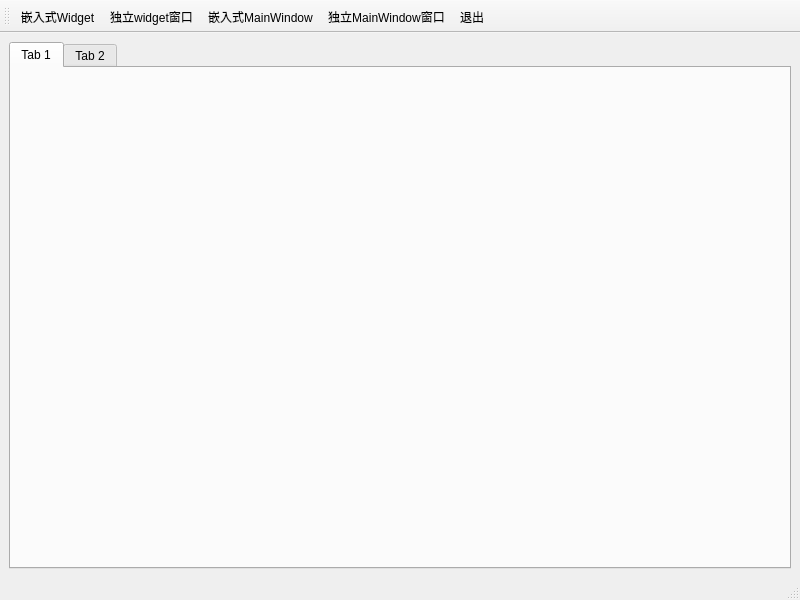
<?xml version="1.0" encoding="UTF-8"?>
<ui version="4.0">
 <class>MainWindow</class>
 <widget class="QMainWindow" name="MainWindow">
  <property name="geometry">
   <rect>
    <x>0</x>
    <y>0</y>
    <width>800</width>
    <height>600</height>
   </rect>
  </property>
  <property name="windowTitle">
   <string>MainWindow</string>
  </property>
  <widget class="QWidget" name="centralwidget">
   <layout class="QHBoxLayout" name="horizontalLayout">
    <item>
     <widget class="QTabWidget" name="tabWidget">
      <widget class="QWidget" name="tab">
       <attribute name="title">
        <string>Tab 1</string>
       </attribute>
      </widget>
      <widget class="QWidget" name="tab_2">
       <attribute name="title">
        <string>Tab 2</string>
       </attribute>
      </widget>
     </widget>
    </item>
   </layout>
  </widget>
  <widget class="QStatusBar" name="statusbar"/>
  <widget class="QToolBar" name="toolBar">
   <property name="windowTitle">
    <string>toolBar</string>
   </property>
   <attribute name="toolBarArea">
    <enum>TopToolBarArea</enum>
   </attribute>
   <attribute name="toolBarBreak">
    <bool>false</bool>
   </attribute>
   <addaction name="act_embedded_w"/>
   <addaction name="act_indepent_w"/>
   <addaction name="act_embedded_mw"/>
   <addaction name="act_indepent_mw"/>
   <addaction name="act_exit"/>
  </widget>
  <action name="act_embedded_w">
   <property name="text">
    <string>嵌入式Widget</string>
   </property>
   <property name="menuRole">
    <enum>QAction::NoRole</enum>
   </property>
  </action>
  <action name="act_indepent_w">
   <property name="text">
    <string>独立widget窗口</string>
   </property>
   <property name="menuRole">
    <enum>QAction::NoRole</enum>
   </property>
  </action>
  <action name="act_embedded_mw">
   <property name="text">
    <string>嵌入式MainWindow</string>
   </property>
   <property name="menuRole">
    <enum>QAction::NoRole</enum>
   </property>
  </action>
  <action name="act_indepent_mw">
   <property name="text">
    <string>独立MainWindow窗口</string>
   </property>
   <property name="menuRole">
    <enum>QAction::NoRole</enum>
   </property>
  </action>
  <action name="act_exit">
   <property name="text">
    <string>退出</string>
   </property>
   <property name="menuRole">
    <enum>QAction::NoRole</enum>
   </property>
  </action>
 </widget>
 <resources/>
 <connections>
  <connection>
   <sender>act_exit</sender>
   <signal>triggered()</signal>
   <receiver>MainWindow</receiver>
   <slot>close()</slot>
   <hints>
    <hint type="sourcelabel">
     <x>-1</x>
     <y>-1</y>
    </hint>
    <hint type="destinationlabel">
     <x>399</x>
     <y>299</y>
    </hint>
   </hints>
  </connection>
 </connections>
</ui>
